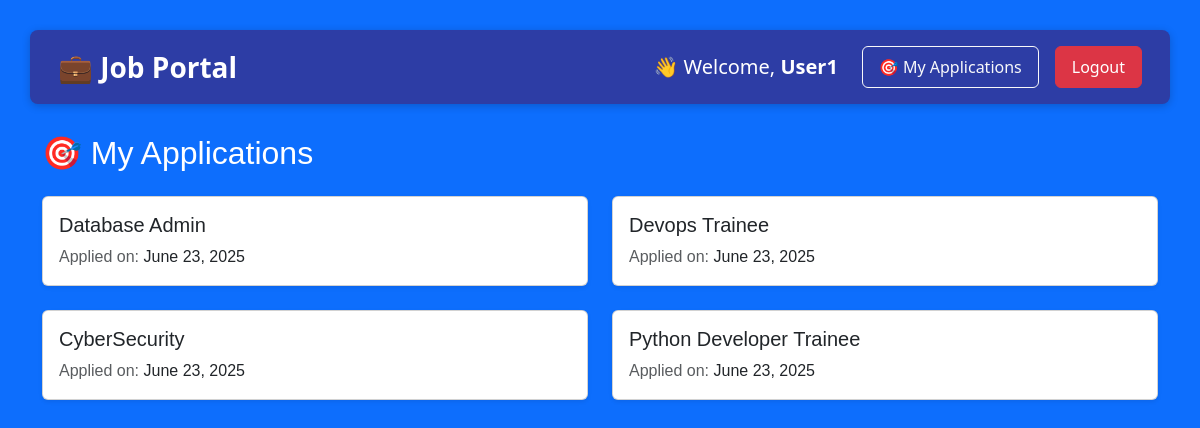
Page /my-applications/ (signed in) on the committed database.
### jobapp/models.py (models this page shows, shortened)
class Application(models.Model):
    job = models.ForeignKey(Job, on_delete=models.CASCADE)
    name = models.CharField(max_length=100)
    email = models.EmailField()
    resume = models.FileField(upload_to='resumes/', null=True, blank=True)
    applied_at = models.DateTimeField(auto_now_add=True)
    applicant = models.ForeignKey(User, on_delete=models.CASCADE, null=True, blank=True)
    class Meta:
        unique_together = ('job', 'applicant')  # ✅ Prevents duplicates at DB level

class Job(models.Model):
    title = models.CharField(max_length=100)
    description = models.TextField()
    category = models.CharField(max_length=50, choices=JOB_CATEGORIES, default='Software')
    company = models.CharField(max_length=100)
    location = models.CharField(max_length=100)
    salary = models.IntegerField()
    posted_by = models.ForeignKey(User, on_delete=models.CASCADE, related_name='jobs')
    posted_on = models.DateTimeField(default=timezone.now)

### jobapp/views.py (the view)
# urls.py: path('my-applications/', views.my_applications, name='my_applications'),
@login_required
def my_applications(request):
    applications = Application.objects.filter(applicant=request.user).order_by('-applied_at')
    unique_apps = OrderedDict()  # Preserves order
    for app in applications:
        if app.job.id not in unique_apps:
            unique_apps[app.job.id] = app
    deduplicated_applications = list(unique_apps.values())
    return render(request, 'jobapp/my_applications.html', {
        'applications': deduplicated_applications
    })

### jobapp/templates/jobapp/my_applications.html
{% extends 'jobapp/home.html' %}
{% block content %}
  <h2 class="text-white mb-4">🎯 My Applications</h2>
  {% if applications %}
    <div class="row row-cols-1 row-cols-md-2 g-4">
      {% for app in applications %}
        <div class="col">
          <div class="card shadow-sm h-100">
            <div class="card-body">
              <h5 class="card-title text-dark">{{ app.job.title }}</h5>
              <p class="card-text">
                <span class="text-muted">Applied on:</span>
                {{ app.applied_at|date:"F j, Y" }}
              </p>
            </div>
          </div>
        </div>
      {% endfor %}
    </div>
  {% else %}
    <div class="alert alert-info" role="alert">
      You haven’t applied to any jobs yet.
    </div>
  {% endif %}
{% endblock %}

### jobapp/templates/jobapp/base.html (shortened to what this page needs)
{% load static %}
<!DOCTYPE html>
<html lang="en">
<head>
    <link href="https://cdn.jsdelivr.net/npm/bootstrap@5.3.2/dist/css/bootstrap.min.css" rel="stylesheet">
    <link rel="stylesheet" href="{% static 'jobapp/style.css' %}">
</head>
<body class="bg-primary text-white">
<div class="navbar-custom d-flex justify-content-between align-items-center p-3">
  <div class="container-fluid d-flex justify-content-between align-items-center">
    <a class="text-white fs-3 fw-bold text text-decoration-none" href="#">
      💼 Job Portal
    </a>
    <div class="d-flex align-items-center">
      {% if request.user.is_authenticated %}
        <span class="text-white me-4 fs-5">👋 Welcome, <strong>{{ request.user.username }}</strong></span>
        {% if request.user.userprofile.role == "Job Seeker" %}
          <a href="{% url 'my_applications' %}" class="btn btn-outline-light me-3 fs-6 px-3 py-2">🎯 My Applications</a>
        {% elif request.user.userprofile.role == "Employer" %}
          <a href="{% url 'my_jobs' %}" class="btn btn-outline-light me-3 fs-6 px-3 py-2">📋 My Jobs</a>
        {% endif %}
        <a href="{% url 'logout' %}" class="btn btn-danger fs-6 px-3 py-2">Logout</a>
      {% endif %}
    </div>
  </div>
</div>
    <div class="container mt-4">
        {% block content %}{% endblock %}
    </div>
</body>
</html>

### jobapp/static/jobapp/style.css (style rules this page uses)
body { font-family: Arial, sans-serif; padding: 20px; background-color: #f4f4f4; }
body { background-color: rgb(45, 61, 165) !important; }
body { font-family: Arial, sans-serif; padding: 30px; background-color: #f4f4f4; }
body { background: #f0f2f5; }
.navbar-custom { display: flex; justify-content: space-between; align-items: center; background-color: rgb(45, 61, 165); padding: 14px 30px; color: white; font-family: 'Segoe UI', sans-serif; border-radius: 8px; box-shadow: 0 2px 8px rgba(0, 0, 0, 0.2); margin-bottom: 30px; }

### rows in the picture
Application: job "Database Admin", applied_at "June 23, 2025"
Application: job "Devops Trainee", applied_at "June 23, 2025"
Application: job "CyberSecurity", applied_at "June 23, 2025"
Application: job "Python Developer Trainee", applied_at "June 23, 2025"

### other values in the picture
{{ request.user.username }} "User1"
